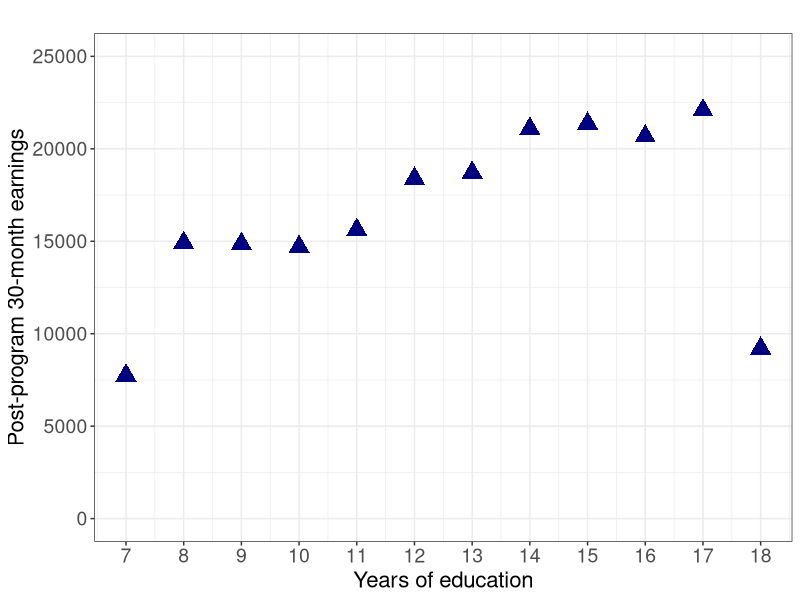
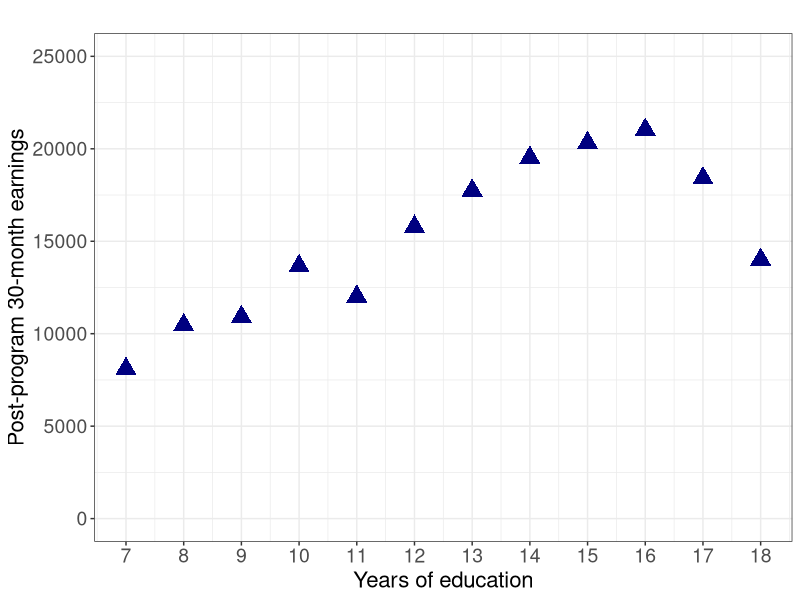
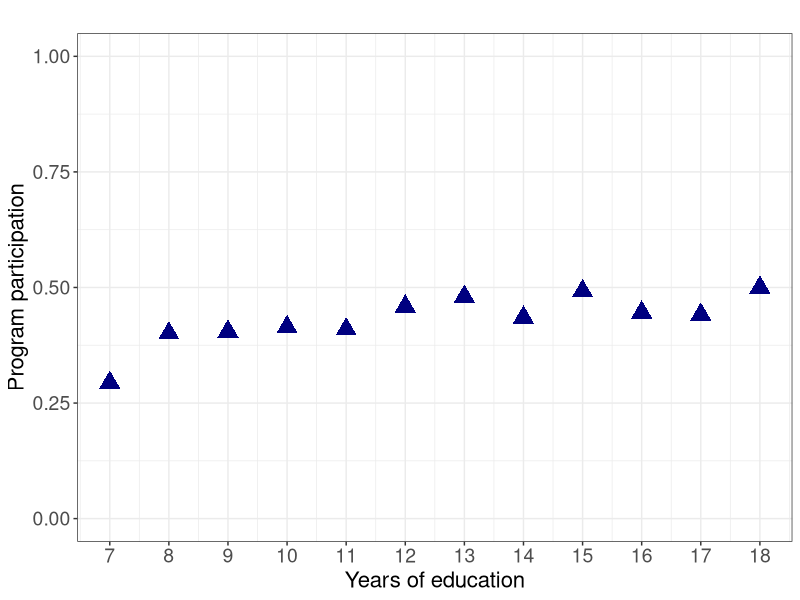

These charts were generated, in order, by the following R code:
# This code plots figures for the first step estimation when X is education (Figures 7 & 8) in
# Identification and Inference for Welfare Gains without Unconfoundedness
# Written by: Undral Byambadalai, Boston University 

rm(list=ls()) 

library(ggplot2)
library(gridExtra)
library(grid)
library(reshape2)
library(plyr)

# Read data
# data from Abadie, Angrist, Imbens (2002)
jtpa_aai = read.table('jtpa.tab', header = TRUE)
colnames(jtpa_aai)[1] <- "recid" #record ids
colnames(jtpa_aai)[3] <- "Z" # random assignment
colnames(jtpa_aai)[4] <- "D"  # program enrollment
jtpa_aai <- jtpa_aai[-c(2,5:19)]  # remove other covariates
# data from Kitagawa, Tetenov (2018)
jtpa_kt= read.table('jtpa_kt.tab', header = TRUE)
jtpa_kt <- jtpa_kt[-c(2)] # remove "D"
jtpa <- merge(jtpa_aai, jtpa_kt, by="recid")

# Split data to treated and non-treated
jtpa_d1 <- subset(jtpa, D==1)
jtpa_d0 <- subset(jtpa, D==0)

# Define theme
My_Theme = theme(
  axis.title = element_text(size = 16),
  legend.title= element_text(size = 16),
  axis.text = element_text(size = 14),
  legend.text= element_text(size = 14)
)
# X axis is education
education <- seq(7,18,1)

# E[Y|D=1, X]
eyd1x <- function(x){mean(jtpa_d1$earnings[jtpa_d1$edu==x])}
yhatd1x <- unlist(lapply(education, eyd1x))
ggplot()+annotate("point", x = education, y = yhatd1x, colour = "navy", size=5, shape=17)+
  scale_x_continuous(breaks = seq(7,18,1))+ylim(0,25000)+
  theme_bw() +theme(legend.position = 'none') +theme(plot.title = element_text(hjust = 0.5))+
  labs(title="", x="Years of education", y="Post-program 30-month earnings")+My_Theme

# E[Y|D=0, X]
eyd0x <- function(x){mean(jtpa_d0$earnings[jtpa_d0$edu==x])}
yhatd0x <- unlist(lapply(education, eyd0x))
ggplot()+annotate("point", x = education, y = yhatd0x, colour = "navy", size=5, shape=17)+
  scale_x_continuous(breaks = seq(7,18,1))+ylim(0,25000)+
  theme_bw() +theme(legend.position = 'none') +theme(plot.title = element_text(hjust = 0.5))+
  labs(title="", x="Years of education", y="Post-program 30-month earnings")+My_Theme

# P(D=1|X)
pdx <- function(x){mean(jtpa$D[jtpa$edu==x])}
phatx <- unlist(lapply(education, pdx))
ggplot() + annotate("point", x = education, y = phatx, colour = "navy", size=5, shape=17)+
 scale_x_continuous(breaks = seq(7,18,1))+ ylim(0,1)+
  theme_bw()+theme(legend.position = 'none')+theme(plot.title = element_text(hjust = 0.5))+
  labs(title="", x="Years of education", y="Program participation")+ My_Theme


